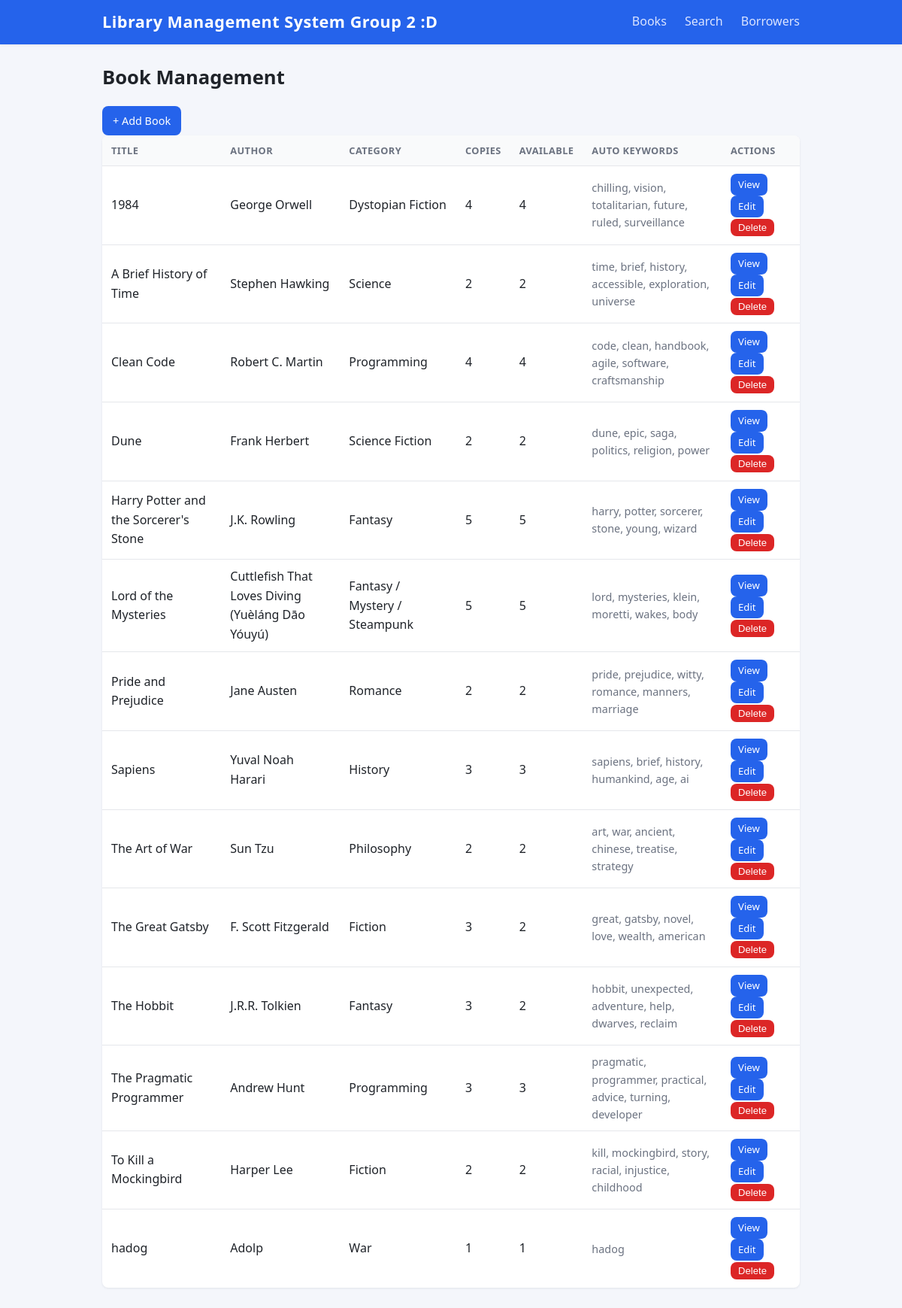
Before: /books with the older database file.
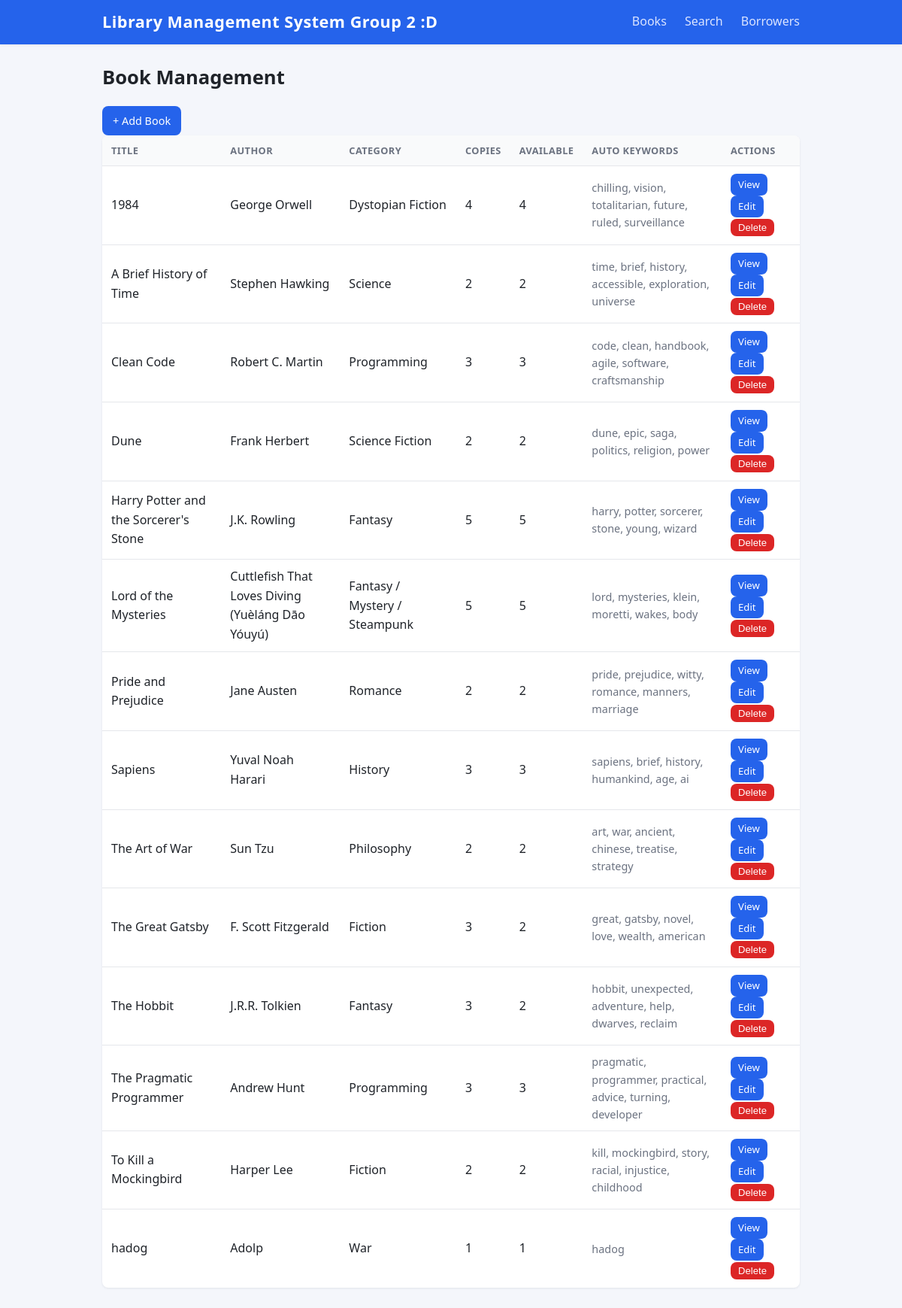
After: the same page with the newer database file.
### models.py (models this page shows, shortened)
class Book(db.Model):
    __tablename__ = "books"
    id = db.Column(db.Integer, primary_key=True)
    title = db.Column(db.String(200), nullable=False)
    author = db.Column(db.String(200), nullable=False)
    description = db.Column(db.Text, default="")
    category = db.Column(db.String(100), default="")
    copies = db.Column(db.Integer, default=1)
    keywords = db.Column(db.String(300), default="")
    reviews = db.relationship("Review", backref="book", cascade="all, delete-orphan")
    records = db.relationship("BorrowRecord", backref="book", cascade="all, delete-orphan")
    @property
    def available(self):
        out = sum(1 for r in self.records if not r.is_returned)
        return max(0, self.copies - out)

class BorrowRecord(db.Model):
    __tablename__ = "borrow_records"
    id = db.Column(db.Integer, primary_key=True)
    book_id = db.Column(db.Integer, db.ForeignKey("books.id"), nullable=False)
    borrower_id = db.Column(db.Integer, db.ForeignKey("borrowers.id"), nullable=False)
    borrow_date = db.Column(db.Date, default=date.today)
    due_date = db.Column(db.Date, nullable=False)
    return_date = db.Column(db.Date, nullable=True)
    @property
    def is_returned(self):
        return self.return_date is not None

### app.py (the view)
@app.route("/books")
def books():
    return render_template("books.html", books=Book.query.order_by(Book.title).all())

### templates/books.html (shortened to what this page needs)
{% extends "base.html" %}
{% block content %}
<h1>Book Management</h1>
<a class="btn" href="{{ url_for('add_book') }}">+ Add Book</a>
<table>
  <thead>
    <tr>
      <th>Title</th><th>Author</th><th>Category</th><th>Copies</th>
      <th>Available</th><th>Auto Keywords</th><th>Actions</th>
    </tr>
  </thead>
  <tbody>
    {% for book in books %}
    <tr>
      <td>{{ book.title }}</td>
      <td>{{ book.author }}</td>
      <td>{{ book.category }}</td>
      <td>{{ book.copies }}</td>
      <td>{{ book.available }}</td>
      <td class="muted">{{ book.keywords }}</td>
      <td>
        <a class="btn small" href="{{ url_for('book_detail', book_id=book.id) }}">View</a>
        <a class="btn small" href="{{ url_for('edit_book', book_id=book.id) }}">Edit</a>
        <form method="post" action="{{ url_for('delete_book', book_id=book.id) }}" style="display:inline">
          <button class="btn small danger" type="submit">Delete</button>
        </form>
      </td>
    </tr>
    {% endfor %}
  </tbody>
</table>
{% endblock %}

### templates/base.html (shortened to what this page needs)
<!DOCTYPE html>
<html lang="en">
<head>
  <link rel="stylesheet" href="{{ url_for('static', filename='style.css') }}">
</head>
<body>
  <header>
    <div class="container nav">
      <a class="brand" href="{{ url_for('index') }}">Library Management System Group 2 :D</a>
      <nav>
        <a href="{{ url_for('books') }}">Books</a>
        <a href="{{ url_for('search') }}">Search</a>
        <a href="{{ url_for('borrowers') }}">Borrowers</a>
      </nav>
    </div>
  </header>
  <main class="container">
    {% block content %}{% endblock %}
  </main>
</body>
</html>

### static/style.css (style rules this page uses)
:root { --bg: #f4f6fb; --surface: #ffffff; --text: #1f2329; --muted: #6b7280; --primary: #2563eb; --primary-dark: #1d4ed8; --danger: #dc2626; --border: #e5e7eb; --radius: 8px; --shadow: 0 1px 3px rgba(16, 24, 40, 0.08); }
* { box-sizing: border-box; }
body { margin: 0; font-family: system-ui, -apple-system, "Segoe UI", Roboto, Helvetica, Arial, sans-serif; background: var(--bg); color: var(--text); line-height: 1.6; }
.container { max-width: 960px; margin: 0 auto; padding: 0 16px; }
header { background: var(--primary); color: #fff; box-shadow: var(--shadow); }
.nav { display: flex; align-items: center; justify-content: space-between; padding: 12px 16px; }
.brand { font-size: 1.35rem; font-weight: 700; color: #fff; text-decoration: none; letter-spacing: 0.5px; }
.nav nav a { color: #dbe4ff; text-decoration: none; margin-left: 20px; font-weight: 500; transition: color 0.15s ease; }
main.container { padding: 24px 16px 48px; }
h1 { margin-top: 0; font-size: 1.6rem; }
a { color: var(--primary); }
.muted { color: var(--muted); font-size: 0.9rem; }
.btn { display: inline-block; background: var(--primary); color: #fff; border: none; border-radius: var(--radius); padding: 8px 14px; font-size: 0.9rem; text-decoration: none; cursor: pointer; transition: background 0.15s ease; }
.btn.small { padding: 4px 10px; font-size: 0.82rem; }
.btn.danger { background: var(--danger); }
table { width: 100%; border-collapse: collapse; background: var(--surface); border-radius: var(--radius); overflow: hidden; box-shadow: var(--shadow); margin-bottom: 16px; }
th, td { text-align: left; padding: 10px 12px; border-bottom: 1px solid var(--border); }
th { background: #f9fafb; font-size: 0.8rem; text-transform: uppercase; letter-spacing: 0.4px; color: var(--muted); }
tbody tr:last-child td { border-bottom: none; }
form { margin-bottom: 20px; }

Changed rows visible on the page:
changed Book "Clean Code": copies "4" → "3"; available "4" → "3"
